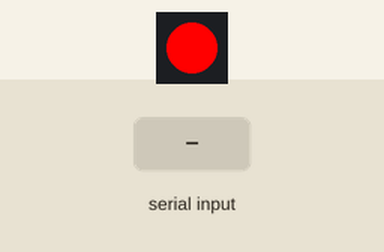
A sketch run on a simulated ESP32. On the bench: 1 RGB LEDs in strip order, left to right. The test bench sets the inputs (shaded band). The modem accepts every AT command (registered, SIM ready, sends succeed) and sends nothing else; what the sketch prints to the serial monitor is not drawn.

Above: at 7.5 s.
7.6 s: "AT+SEND=\n" received over the second serial link
At 8.9 s:
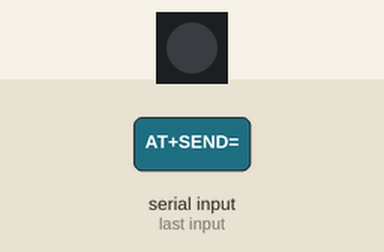
9.2 s: "+RECV:\n" received over the second serial link
At 9.28 s:
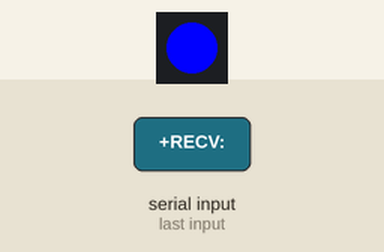
10.7 s: "+RECV:,45\n" received over the second serial link
Timing chart, 0 to 18.2 s (numbered marks = the images above; inputs shaded):
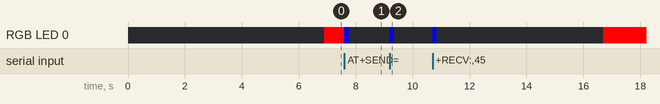

Measured:
- after the input at 7.6 s, RGB LED 0: RGB(255, 0, 0) → RGB(0, 0, 255) at once, → off 0.15 s later
- after the input at 9.2 s, RGB LED 0: off → RGB(0, 0, 255) at once, → off 0.15 s later

The sketch:

TestReceiver.ino
```cpp
// Using M5 Atom and DX-LR02 915

#include <Adafruit_NeoPixel.h>
#include <HardwareSerial.h>

HardwareSerial LoRaSerial(1);

#define NEOPIXEL_PIN 27
#define NUMPIXELS 1
Adafruit_NeoPixel pixels(NUMPIXELS, NEOPIXEL_PIN, NEO_GRB + NEO_KHZ800);

int rxCounter = 0;
int lastSeq = 0;
unsigned long lastPacketTime = 0;

// Timeout control
const unsigned long expectedIntervalMs = 5000;  // transmitter sends every 5s
const unsigned long timeoutMarginMs   = 1000;   // grace margin
const unsigned long timeoutWindowMs   = expectedIntervalMs + timeoutMarginMs;
bool timeoutShown = false;
unsigned long lastTimeoutLog = 0;
const unsigned long timeoutLogThrottleMs = 2000;

// Extract payload after the second comma
String extractPayload(const String& msg) {
  if (msg.startsWith("AT+SEND=") || msg.startsWith("+RECV:")) {
    int firstComma = msg.indexOf(',');
    int secondComma = msg.indexOf(',', firstComma + 1);
    if (secondComma >= 0) {
      String p = msg.substring(secondComma + 1);
      p.trim();
      return p;
    }
  }
  return msg;
}

// Split payload into CNT/T/H tokens
void parsePayload(String payload, int &cntVal, float &tempVal, float &humVal) {
  cntVal = 0; tempVal = 0; humVal = 0;
  int start = 0;
  while (start < payload.length()) {
    int end = payload.indexOf(',', start);
    if (end < 0) end = payload.length();
    String token = payload.substring(start, end);
    token.trim();

    if (token.startsWith("CNT=")) {
      cntVal = token.substring(4).toInt();
    } else if (token.startsWith("T=")) {
      tempVal = token.substring(2).toFloat();
    } else if (token.startsWith("H=")) {
      humVal = token.substring(2).toFloat();
    }

    start = end + 1;
  }
}

void setup() {
  Serial.begin(115200);
  LoRaSerial.begin(9600, SERIAL_8N1, 22, 19); // RX=22, TX=19

  pixels.begin();
  pixels.clear();
  pixels.show();

  Serial.println("Receiver Init...");
  LoRaSerial.println("AT+FREQ=915000000");
  delay(300);
  LoRaSerial.println("AT+SF=7");
  delay(300);
  LoRaSerial.println("ATE0");
  delay(300);
  LoRaSerial.println("AT+RECV");

  lastPacketTime = millis();
}

void loop() {
  if (LoRaSerial.available()) {
    String msg = LoRaSerial.readStringUntil('\n');
    msg.trim();

    if (msg.length() > 0) {
      timeoutShown = false;
      pixels.clear();
      pixels.show();

      if (msg.startsWith("+RECV:") || msg.startsWith("AT+SEND=")) {
        rxCounter++;

        String payload = extractPayload(msg);
        payload.trim();

        Serial.print("Raw payload: ");
        Serial.println(payload);

        int cntVal; float tempVal; float humVal;
        parsePayload(payload, cntVal, tempVal, humVal);

        // Detect skipped sequence
        if (lastSeq > 0 && cntVal > 0 && cntVal != lastSeq + 1) {
          Serial.print("⚠️ Packet loss detected! Expected ");
          Serial.print(lastSeq + 1);
          Serial.print(" but got ");
          Serial.println(cntVal);

          pixels.setPixelColor(0, pixels.Color(255, 0, 0)); // red blink
          pixels.show();
          delay(250);
          pixels.clear();
          pixels.show();
        }

        if (cntVal > 0) lastSeq = cntVal;
        lastPacketTime = millis();

        // Pretty print
        Serial.print("RX #");
        Serial.print(rxCounter);
        Serial.print(" → CNT=");
        Serial.print(cntVal);
        Serial.print(" | Temp=");
        Serial.print(tempVal, 2);
        Serial.print("°C | Hum=");
        Serial.print(humVal, 2);
        Serial.println("%");

        // Blue blink on receive
        pixels.setPixelColor(0, pixels.Color(0, 0, 255));
        pixels.show();
        delay(150);
        pixels.clear();
        pixels.show();
      }
    }
  }

  // Timeout watchdog
  unsigned long now = millis();
  if (now - lastPacketTime > timeoutWindowMs) {
    if (!timeoutShown) {
      pixels.setPixelColor(0, pixels.Color(255, 0, 0)); // solid red
      pixels.show();
      timeoutShown = true;
      lastTimeoutLog = 0;
    }
    if (now - lastTimeoutLog > timeoutLogThrottleMs) {
      Serial.println("No packet received in expected window!");
      lastTimeoutLog = now;
    }
  }

  delay(5);
}
```
